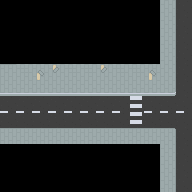

A 2D game scene composited from a Tiled map and its tileset images. What follows is a short description and the map's XML, with every tile layer's data as written:
An orthogonal 12x12 tile map with 16x16 px tiles, 1 tile layer (Calque 2), 1 hidden layer not drawn.

<map version="1.0" orientation="orthogonal" renderorder="right-down" width="12" height="12" tilewidth="16" tileheight="16" nextobjectid="1">
 <tileset firstgid="1" name="roguelikeCity_transparent" tilewidth="16" tileheight="16" spacing="1" tilecount="1036" columns="37">
  <image source="roguelikeCity_transparent.png" width="628" height="475" />
 </tileset>
 <layer name="Calque de Tile 1" width="12" height="12" visible="0">
  <data encoding="csv">
1,3,3,3,3,3,3,3,2,0,0,0,
4,7,7,7,7,7,7,7,41,0,0,0,
4,7,7,7,7,7,44,7,41,0,0,0,
4,7,7,7,7,7,7,7,41,0,0,0,
38,40,40,40,40,40,40,40,39,0,0,0,
187,188,188,188,188,188,188,188,189,0,0,0,
187,188,188,188,188,188,188,188,189,0,0,0,
187,188,188,188,188,188,188,188,189,0,0,0,
224,225,225,225,225,225,225,225,226,0,0,0,
187,188,188,188,188,188,188,188,189,0,0,0,
187,188,188,188,188,188,188,188,189,0,0,0,
298,991,188,188,188,188,188,991,300,0,0,0
</data>
 </layer>
 <layer name="Calque 2" width="12" height="12">
  <data encoding="csv">
0,0,0,0,0,0,0,0,0,0,743,715,
0,0,0,0,0,0,0,0,0,0,743,715,
0,0,0,0,0,0,0,0,0,0,743,715,
0,0,0,0,0,0,0,0,0,0,743,715,
705,780,779,778,780,780,778,780,780,779,743,715,
816,816,816,816,816,816,816,816,816,816,817,715,
714,714,714,714,714,714,714,714,825,714,714,714,
751,751,751,751,751,751,751,751,825,751,751,751,
705,705,705,705,705,705,705,705,705,705,706,715,
0,0,0,0,0,0,0,0,0,0,743,715,
0,0,0,0,0,0,0,0,0,0,743,715,
0,0,0,0,0,0,0,0,0,0,743,715
</data>
 </layer>
</map>
